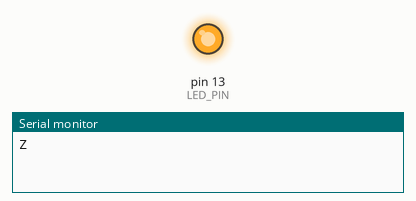
This program was run on a simulated Arduino Uno, built with avr-gcc and run on an emulated ATmega328P. Parts: output pins drawn as LEDs (lit = HIGH), the last lines printed to the serial monitor.

Above: at 0.4 s.
At 18.7 s:
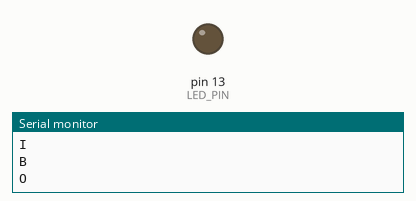
Timing chart, 0 to 26.4 s (numbered marks = the images above):
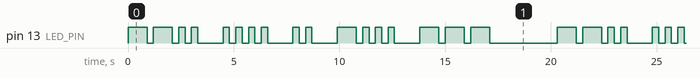

The program:

main.cpp
```cpp
#include <Arduino.h>

constexpr int LED_PIN = 13;


void dot(){
  digitalWrite(LED_PIN,HIGH);
  delay(300);
  digitalWrite(LED_PIN,LOW);
  delay(300);
}

void dash(){
  digitalWrite(LED_PIN,HIGH);
  delay(900);
  digitalWrite(LED_PIN,LOW);
  delay(300);
}

void MorseCodeNameBlinker(const char *pattern){
  for(int i = 0; pattern[i] != '\0'; i++){
    if (pattern[i] == '.'){
      dot();
    }
    else if (pattern[i] == '-'){
      dash();
    }
  }
  delay(900);
}

void displayZ(){
  Serial.println("Z");
  MorseCodeNameBlinker("--..");
}

void displayH(){
  Serial.println("H");
  MorseCodeNameBlinker("....");
}

void displayI(){
  Serial.println("I");
  MorseCodeNameBlinker("..");
}

void displayB(){
  Serial.println("B");
  MorseCodeNameBlinker("-...");
}

void displayO(){
  Serial.println("O");
  MorseCodeNameBlinker("---");
}

void setup(){
  pinMode(LED_PIN, OUTPUT);
  Serial.begin(115200);
}

void loop(){
  displayZ();
  displayH();
  displayI();
  displayB();
  displayO();
  delay(2000);
}
/* constexpr int BUTTON_PIN = 0;
constexpr int LED_PIN = 13;


void setup() {
 Serial.begin(115200);
 pinMode(BUTTON_PIN, INPUT_PULLUP);
 pinMode(LED_PIN, OUTPUT);
}


void loop() {
 // pin low when button is pressed
 if (digitalRead(BUTTON_PIN) == LOW) {
   Serial.println("Button is pressed!");
   digitalWrite(LED_PIN, HIGH);
 } else if (digitalRead(BUTTON_PIN) == HIGH){
   digitalWrite(LED_PIN, LOW);
 }


} */

/* constexpr int LED_PIN = 13;
void setup() {
 Serial.begin(115200);  // Start serial at 115200 baud
 pinMode(LED_PIN, OUTPUT);
 Serial.println("ESP32-S3 Feather Started!");
}
void loop() {
 Serial.println("LED ON");
 digitalWrite(LED_PIN, HIGH);
 delay(1000);
 Serial.println("LED OFF");
 digitalWrite(LED_PIN, LOW);
 delay(1000);
} */


/* // put function declarations here:
constexpr int LED_PIN = 13;
void setup() {
 // Set the LED pin as an output
 pinMode(LED_PIN, OUTPUT);
}
void loop() {
 digitalWrite(LED_PIN, HIGH);  // Turn LED on
 delay(1000);                // Wait 1 second
 digitalWrite(LED_PIN, LOW);   // Turn LED off
 delay(1000);                // Wait 1 second
}
 */
```

Measured:
- by itself, pin 13 (LED_PIN): moves between LOW and HIGH, repeating every 20.3 s
- by itself, everything shown: repeats every 20.3 s, in 34 steps
